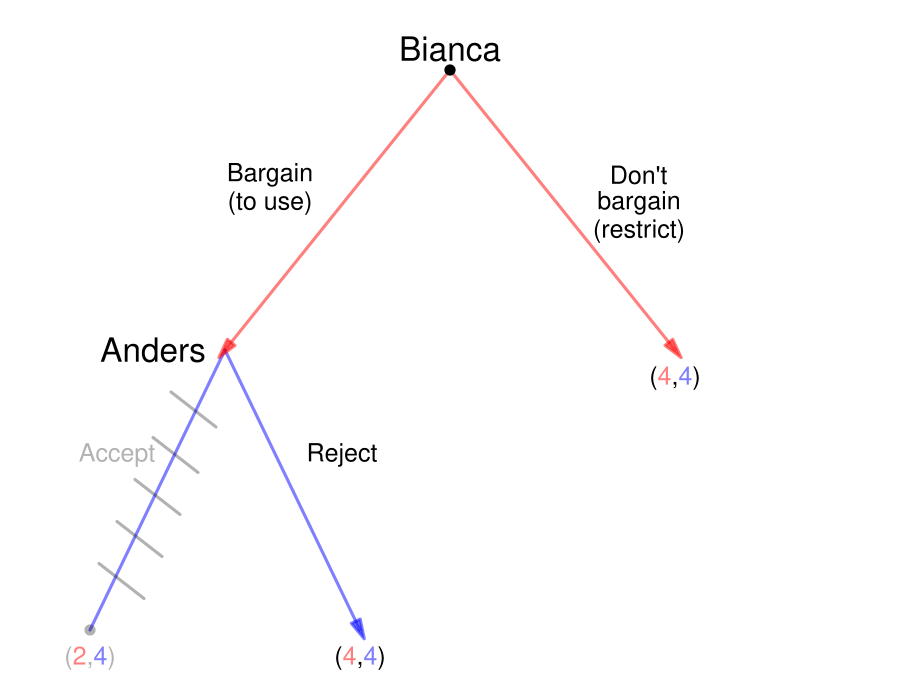

This chart was generated by the following R code:
require(shape)
pdf(file = "what_can_markets_do/sequential_coase_restricted_solved.pdf", width = 9, height = 7)

#Set parameters for graphics
axislabelsize <- 1.5
labelsize <- 2
actionlabelsize <- 1.5
graphlinewidth <- 3
segmentlinewidth <- 2
nodesize <- 1.5
fadelevel <- 0.3

COL <- c("#7fc97f", "#beaed4", "#fdc086", "#ffff99", "#386cb0", "#f0027f", "#bf5b17", "#666666")
COLA <- c("#99d8c9","#66c2a4","#41ae76", "#238b45", "#005824")
COLB <- c("#4eb3d3", "#2b8cbe", "#0868ac","#084081")

par(mar =  c(0, 0, 0, 0))

xlims <- c(0, 10)
ylims <- c(0, 10)

npts <- 501 
x <- seq(xlims[1], xlims[2], length.out = npts)
y <- seq(ylims[1], ylims[2], length.out = npts) 

plot(0, 0, xlim = xlims, ylim = ylims, type = "n",
     xlab = expression(paste("")),
     ylab = expression(paste("")), 
     xaxt = "n", 
     yaxt = "n", 
     cex.lab = axislabelsize, 
     bty = "n",
     xaxs="i", 
     yaxs="i")

ticksy <- seq(from = 0, to = ylims[2], by = 2)
ylabels <- seq(from = 0, to = ylims[2], by = 2)
ticksx <- seq(from = 0, to = xlims[2], by = 2)
xlabels <- seq(from = 0, to = xlims[2], by = 2)

#segments(5, 9, 2.5, 5, lty = 1, col = rgb(0, 0, 1, 0.5), lwd = graphlinewidth)


#Branches for Bianca
#From Anders planting early
#Bianca plants early
#Arrows(2.5, 5, 1, 1, col = rgb(1, 0, 0, 0.5), lty = 1, lwd = 3, arr.type = "triangle")
segments(2.5, 5, 1, 1, lty = 1, col = rgb(0, 0, 1, 0.5), lwd = graphlinewidth)

#Bianca plants late
#segments(2.5, 5, 4, 1, lty = 1, col = rgb(1, 0, 0, fadelevel), lwd = graphlinewidth)
Arrows(2.5, 5, 4, 1, col = rgb(0, 0, 1, 0.5), lty = 1, lwd = 3, arr.type = "triangle")

#Branches for Anders
#Plant early
Arrows(5, 9, 2.5, 5, col = rgb(1, 0, 0, 0.5), lty = 1, lwd = 3, arr.type = "triangle")


#From Anders plants late
#Bianca plants early
#segments(7.5, 5, 6, 1, lty = 1, col = rgb(1, 0, 0, 0.5), lwd = graphlinewidth)
#Arrows(7.5, 5, 6, 1, col = rgb(1, 0, 0, 0.5), lty = 1, lwd = 3, arr.type = "triangle")

#Bianca plants late
#segments(7.5, 5, 9, 1, lty = 1, col = rgb(1, 0, 0, 0.5), lwd = graphlinewidth)

#Anders plays Don't Bargain
#segments(5, 9, 7.5, 5, lty = 1, col = rgb(0, 0, 1, fadelevel), lwd = graphlinewidth)
Arrows(5, 9, 7.5, 5, col = rgb(1, 0, 0, 0.5), lty = 1, lwd = 3, arr.type = "triangle")


#Initial node
points(5, 9, pch = 16, col = "black", cex = nodesize)

#P1 Nodes
#points(2.5, 5, pch = 16, col = "black", cex = nodesize)
#points(7.5, 5, pch = 16, col = rgb(0,0,0,fadelevel), cex = nodesize)

#P2 Terminal Nodes
points(1, 1, pch = 16, col = rgb(0,0,0,fadelevel), cex = nodesize)
#points(4, 1, pch = 16, col = rgb(0,0,0,fadelevel), cex = nodesize)
#points(6, 1, pch = 16, col = rgb(0,0,0,fadelevel), cex = nodesize)
#points(9, 1, pch = 16, col = rgb(0,0,0,fadelevel), cex = nodesize)

text(5, 9.3, expression(paste("Bianca")), cex = labelsize)
text(3, 7.5, expression(paste("Bargain")), cex = actionlabelsize)
text(3, 7.1, expression(paste("(to use)")), cex = actionlabelsize)
text(7.1, 7.5, expression(paste("Don't")), cex = actionlabelsize)
text(7.1, 7.1, expression(paste("bargain")), cex = actionlabelsize)
text(7.1, 6.7, expression(paste("(restrict)")), cex = actionlabelsize)

text(1.7, 5, expression(paste("Anders")), cex = labelsize)
text(1.3, 3.5, expression(paste("Accept")), cex = actionlabelsize, col = rgb(0,0,0,fadelevel))
#text(1.3, 3.1, expression(paste("early")), cex = actionlabelsize)
text(3.8, 3.5, expression(paste("Reject")), cex = actionlabelsize)
#text(3.8, 3.1, expression(paste("late")), cex = actionlabelsize, col = rgb(0,0,0,fadelevel))


#text(8.2, 5, expression(paste("Bianca")), cex = labelsize, col = rgb(0,0,0,fadelevel))
#text(6.1, 3.5, expression(paste("Restrict")), cex = actionlabelsize)
#text(6.1, 3.1, expression(paste("early")), cex = actionlabelsize, col = rgb(0,0,0,fadelevel))
#text(9.25, 3.5, expression(paste("Use")), cex = actionlabelsize, col = rgb(0,0,0,fadelevel))
#text(9.25, 3.1, expression(paste("unrestricted")), cex = actionlabelsize, col = rgb(0,0,0,fadelevel))

#Payoffs 
text(1, .6, expression("(" * phantom("4.5") * "," * phantom("1.5") * ")"), cex = actionlabelsize, col = rgb(0,0,0,fadelevel))
text(1, .6, expression(phantom("(") * "4.5" * phantom(",") * phantom("1.5") * phantom(")")), col = rgb(1, 0, 0, 0.5, fadelevel),  cex = actionlabelsize)
text(1, .6, expression(phantom("(") * phantom("4.5") * phantom(",") * "1.5" * phantom(")")), col = rgb(0, 0, 1, 0.5, fadelevel), cex = actionlabelsize)

text(4, .6, expression("(" * phantom("4") * "," * phantom("4") * ")"), cex = actionlabelsize)
text(4, .6, expression(phantom("(") * "4" * phantom(",") * phantom("4") * phantom(")")), col = rgb(1, 0, 0, 1),  cex = actionlabelsize)
text(4, .6, expression(phantom("(") * phantom("4") * phantom(",") * "4" * phantom(")")), col = rgb(0, 0, 1, 1), cex = actionlabelsize)

text(7.5, 4.6, expression("(" * phantom("4") * "," * phantom("4") * ")"), cex = actionlabelsize)
text(7.5, 4.6, expression(phantom("(") * "4" * phantom(",") * phantom("4") * phantom(")")), col = rgb(1, 0, 0, 1),  cex = actionlabelsize)
text(7.5, 4.6, expression(phantom("(") * phantom("4") * phantom(",") * "4" * phantom(")")), col = rgb(0, 0, 1, 1), cex = actionlabelsize)

#Cutting branch plant late when A plants early
# segments(2.6, 3.9, 3.1, 4.4, lty = 1, col = rgb(0,0,0,fadelevel), lwd = graphlinewidth)
# segments(2.8, 3.25, 3.3, 3.75, lty = 1, col = rgb(0,0,0,fadelevel), lwd = graphlinewidth)
# segments(3, 2.65, 3.5, 3.15, lty = 1, col = rgb(0,0,0,fadelevel), lwd = graphlinewidth)
# segments(3.2, 2.05, 3.7, 2.55, lty = 1, col = rgb(0,0,0,fadelevel), lwd = graphlinewidth)
# segments(3.4, 1.45, 3.9, 1.95, lty = 1, col = rgb(0,0,0,fadelevel), lwd = graphlinewidth)


#Cutting branch plant late when A plants
# segments(7.4, 3.9, 6.9, 4.4, lty = 1, col = rgb(0,0,0,fadelevel), lwd = graphlinewidth)
# segments(7.2, 3.25, 6.7, 3.75, lty = 1, col = rgb(0,0,0,fadelevel), lwd = graphlinewidth)
# segments(7, 2.65, 6.5, 3.15, lty = 1, col = rgb(0,0,0,fadelevel), lwd = graphlinewidth)
# segments(6.8, 2.05, 6.3, 2.55, lty = 1, col = rgb(0,0,0,fadelevel), lwd = graphlinewidth)
# segments(6.6, 1.45, 6.1, 1.95, lty = 1, col = rgb(0,0,0,fadelevel), lwd = graphlinewidth)

#Cutting branch plant late for A given B's actions
# segments(5.25, 7.9, 5.75, 8.4, lty = 1, col = rgb(0,0,0,fadelevel), lwd = graphlinewidth)
# segments(5.65, 7.3, 6.15, 7.8, lty = 1, col = rgb(0,0,0,fadelevel), lwd = graphlinewidth)
# segments(6.05, 6.7, 6.55, 7.2, lty = 1, col = rgb(0,0,0,fadelevel), lwd = graphlinewidth)
# segments(6.45, 6.1, 6.95, 6.6, lty = 1, col = rgb(0,0,0,fadelevel), lwd = graphlinewidth)
# segments(6.85, 5.5, 7.35, 6, lty = 1, col = rgb(0,0,0,fadelevel), lwd = graphlinewidth)



#Cutting branch plant late when A plants early
#segments(7.6, 3.9, 8.1, 4.4, lty = 1, col = rgb(0,0,0,fadelevel), lwd = graphlinewidth)
#segments(7.8, 3.25, 8.3, 3.75, lty = 1, col = rgb(0,0,0,fadelevel), lwd = graphlinewidth)
#segments(8, 2.65, 8.5, 3.15, lty = 1, col = rgb(0,0,0,fadelevel), lwd = graphlinewidth)
#segments(8.2, 2.05, 8.7, 2.55, lty = 1, col = rgb(0,0,0,fadelevel), lwd = graphlinewidth)
#segments(8.4, 1.45, 8.9, 1.95, lty = 1, col = rgb(0,0,0,fadelevel), lwd = graphlinewidth)



#Cutting branch plant late when A plants
segments(2.4, 3.9, 1.9, 4.4, lty = 1, col = rgb(0,0,0,fadelevel), lwd = graphlinewidth)
segments(2.2, 3.25, 1.7, 3.75, lty = 1, col = rgb(0,0,0,fadelevel), lwd = graphlinewidth)
segments(2, 2.65, 1.5, 3.15, lty = 1, col = rgb(0,0,0,fadelevel), lwd = graphlinewidth)
segments(1.8, 2.05, 1.3, 2.55, lty = 1, col = rgb(0,0,0,fadelevel), lwd = graphlinewidth)
segments(1.6, 1.45, 1.1, 1.95, lty = 1, col = rgb(0,0,0,fadelevel), lwd = graphlinewidth)


dev.off()
